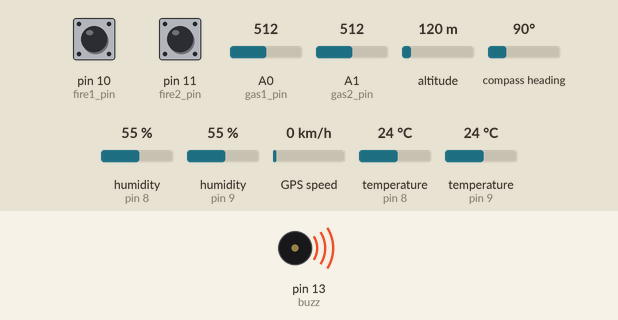
This sketch was run on a simulated Arduino Uno, built with avr-gcc and run on an emulated ATmega328P. Parts: buzzer (waves = sounding, pin HIGH). The test bench sets the inputs (shaded band); at power-on: pin 10 (fire1_pin) HIGH, pin 11 (fire2_pin) HIGH, A0 (gas1_pin) = 512, A1 (gas2_pin) = 512, altitude 120 m, compass heading 90°, humidity (sensors on pin 8, pin 9) 55 %, GPS speed 0 km/h, temperature (sensors on pin 8, pin 9) 24 °C. EEPROM starts erased; the GPS gets a fix after 3 s at 37.7749, -122.4194 with 8 satellites; the modem accepts every AT command (registered, SIM ready, sends succeed) and sends nothing else; what the sketch prints to the serial monitor is not drawn.

Above: at 0.1 s.
Timing chart, 0 to 1.6 s (numbered marks = the images above):
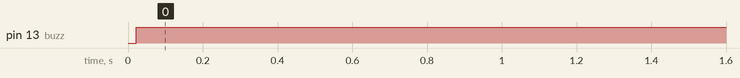

The sketch:

SystemController.ino
```cpp
#include <EEPROM.h>
//gsm
#include <SoftwareSerial.h>
SoftwareSerial sim(4, 5);
String number_call = "+966530103670";
String number_sms1 = "+966502915792";
String number_sms2 = "+966539010400";
String number_sms3 = "+966561895785";
String number_sms4 = "+966531688656";

//gps
#include "TinyGPS++.h"
SoftwareSerial sgps(3, 2);

TinyGPSPlus gps;
String Latitude = "", Longitude = "";
String saved_Latitude = "", saved_Longitude = "";

#define fire1_pin 10
#define fire2_pin 11
#define gas1_pin A0
#define gas2_pin A1
#define buzz 13
int fire1, fire2, gas1, gas2;

unsigned long read_sensor_delay = 0, send_data_delay = 0, send_msg_delay = 0, call_delay = 0;

SoftwareSerial wifi(6, 7);
int alarm_status = 0;


#include "DHT.h"
#define DHTPIN1 8
#define DHTPIN2 9
#define DHTTYPE DHT11

DHT dht1(DHTPIN1, DHTTYPE);
DHT dht2(DHTPIN2, DHTTYPE);

int temp1, hum1;
int temp2, hum2;

void setup() {
  Serial.begin(9600);
  wifi.begin(115200);
  sim.begin(9600);
  sgps.begin(9600);
  sgps.listen();
  dht1.begin();
  dht2.begin();

  pinMode(fire1, INPUT);
  pinMode(fire2, INPUT);
  pinMode(gas1, INPUT);
  pinMode(gas2, INPUT);
  pinMode(buzz, OUTPUT);
}


void loop() {

  get_gps();
  read_sensor();
  check_alarm();

  if (alarm_status == 3) {
    digitalWrite(buzz, 1);
    if (millis() - send_msg_delay > 30000) {
      send_sms(number_sms1);
      send_sms(number_sms2);
      send_sms(number_sms3);
      send_sms(number_sms4);
      send_msg_delay = millis();
    }
    if (millis() - call_delay > 60000) {
      call_number(number_call);
      call_delay = millis();
    }
  } else if (alarm_status == 2) {
    digitalWrite(buzz, 1); //// Activate the buzzer by setting the output pin to HIGH.
    if (millis() - send_msg_delay > 30000) {
      send_sms(number_sms1);
      send_sms(number_sms2);
      send_sms(number_sms3);
      send_sms(number_sms4);
      send_msg_delay = millis();
    }
  } /*else if (alarm_status == 1) {
    digitalWrite(buzz, 1);
  } */else {
    digitalWrite(buzz, 0);
  }


  // send data to wifi every 5 sec
  if (millis() - send_data_delay > 5000) {
    Serial.println("sending to wifi .......");
    wifi.print(String(alarm_status) + "," + String(saved_Latitude) + "," + String(saved_Longitude) + "," + String(fire1) + "," + String(fire2) + "," + String(gas1) + "," + String(gas2) + "," + String(temp1) + "," + String(hum1) + "," + String(temp2) + "," + String(hum2) + ",");
    send_data_delay = millis();
  }
}


void read_sensor() {

  if (millis() - read_sensor_delay > 1000) {


    fire1 = digitalRead(fire1_pin);
    fire2 = digitalRead(fire2_pin);
    gas1 = analogRead(gas1_pin);
    gas2 = analogRead(gas2_pin);

    gas1=map(gas1,300,1023,0,100);
    gas1=constrain(gas1,0,100);
    gas2=map(gas2,300,1023,0,100);
    gas2=constrain(gas2,0,100);


    int test_temp = dht1.readTemperature();
    int test_hum = dht1.readHumidity();
    if (isnan(test_temp) || isnan(test_hum)) {
      return;
    }
    temp1 = test_temp;
    hum1 = test_hum;

    test_temp = dht2.readTemperature();
    test_hum = dht2.readHumidity();
    if (isnan(test_temp) || isnan(test_hum)) {
      return;
    }
    temp2 = test_temp;
    hum2 = test_hum;


    Serial.print("F1: ");
    Serial.print(fire1);
    Serial.print("  F2: ");
    Serial.print(fire2);
    Serial.print("  G1: ");
    Serial.print(gas1);
    Serial.print("  G2: ");
    Serial.print(gas2);
    Serial.print("  T1: ");
    Serial.print(temp1);
    Serial.print(" H1: ");
    Serial.print(hum1);
    Serial.print("  T2: ");
    Serial.print(temp2);
    Serial.print(" H2: ");
    Serial.print(hum2);
    Serial.println();

    //////////////////

    read_sensor_delay = millis();
  }
}

void check_alarm() {
  if (check_temp() == 3 || check_humidity() == 3 || check_gas() == 3 || check_fire) {
    alarm_status = 3;
  } else if (check_temp() == 2 || check_humidity() == 2 || check_gas() == 2) {
    alarm_status = 2;
  } else if (check_temp() == 1 || check_humidity() == 1 || check_gas() == 1) {
    alarm_status = 1;
  } else {
    alarm_status = 0;
  }
}

int check_temp() {
  int status = 0;
  if ((temp1 >= 10 && temp1 < 20) || (temp1 >= 35 && temp1 < 40) || (temp2 >= 10 && temp2 < 20) || (temp2 >= 35 && temp2 < 40)) {
    status = 1;
  }
  if ((temp1 >= 5 && temp1 < 10) || (temp1 >= 40 && temp1 < 45) || (temp2 >= 5 && temp2 < 10) || (temp2 >= 40 && temp2 < 45)) {
    status = 2;
  }
  if ((temp1 < 5 || temp1 >= 45) || (temp2 < 5 || temp2 >= 45)) {
    status = 3;
  }
  return status;
}

int check_humidity() {
  int status = 0;
  if ((hum1 >= 30 && hum1 < 40) || (hum1 >= 60 && hum1 < 70) || (hum2 >= 30 && hum2 < 40) || (hum2 >= 60 && hum2 < 70)) {
    status = 1;
  }
  if ((hum1 >= 20 && hum1 < 30) || (hum1 >= 70 && hum1 < 80) || (hum2 >= 20 && hum2 < 30) || (hum2 >= 70 && hum2 < 80)) {
    status = 2;
  }
  if ((hum1 < 20 || hum1 >= 80) || (hum2 < 20 || hum2 >= 80)) {
    status = 3;
  }
  return status;
}

int check_gas() {
  int status = 0;

  if ((gas1 > 10 || gas1 <= 40) || (gas2 > 10 || gas2 <= 40)) {
    status = 1;
  }
  if ((gas1 > 40 || gas1 <= 80) || (gas2 > 40 || gas2 <= 80)) {
    status = 2;
  }
  if (gas1 > 80 || gas2 > 80) {
    status = 3;
  }
  return status;
}

bool check_fire() {
  bool status = false;
  if (fire1 || fire2) status = true;
  return status;
}

void get_gps() {
  sgps.listen();
  while (sgps.available()) {
    gps.encode(sgps.read());
  }
  if (gps.location.isUpdated()) {

    Latitude = String(gps.location.lat(), 6);
    Longitude = String(gps.location.lng(), 6);

    /*  Serial.print("Latitude: ");
    Serial.print(Latitude);
    Serial.print("  Longitude: ");
    Serial.println(Longitude);*/

    //write to eeprom
    write_to_memory_lat(Latitude);
    write_to_memory_lon(Longitude);
    saved_Latitude = Latitude;
    saved_Longitude = Longitude;


  } else {
    //read from eeprom
    saved_Latitude = read_from_memory_lat();
    saved_Longitude = read_from_memory_lon();
   /* Serial.print("saved_Latitude: ");
    Serial.print(saved_Latitude);
    Serial.print("  saved_Longitude: ");
    Serial.println(saved_Longitude);*/
  }
}


String read_from_memory_lat() {
  // 35.132456
  String num = "";
  num += (char)EEPROM.read(1);
  num += (char)EEPROM.read(2);
  num += '.';
  num += (char)EEPROM.read(3);
  num += (char)EEPROM.read(4);
  num += (char)EEPROM.read(5);
  num += (char)EEPROM.read(6);
  num += (char)EEPROM.read(7);
  num += (char)EEPROM.read(8);
  return num;
}

String read_from_memory_lon() {

  String num = "";
  num += (char)EEPROM.read(11);
  num += (char)EEPROM.read(12);
  num += '.';
  num += (char)EEPROM.read(13);
  num += (char)EEPROM.read(14);
  num += (char)EEPROM.read(15);
  num += (char)EEPROM.read(16);
  num += (char)EEPROM.read(17);
  num += (char)EEPROM.read(18);
  return num;
}

void write_to_memory_lat(String num) {
  //xx,xxxxxx
  EEPROM.write(1, num[0]);
  EEPROM.write(2, num[1]);

  EEPROM.write(3, num[3]);
  EEPROM.write(4, num[4]);
  EEPROM.write(5, num[5]);
  EEPROM.write(6, num[6]);
  EEPROM.write(7, num[7]);
  EEPROM.write(8, num[8]);
}

void write_to_memory_lon(String num) {
  //xx,xxxxxx
  EEPROM.write(11, num[0]);
  EEPROM.write(12, num[1]);

  EEPROM.write(13, num[3]);
  EEPROM.write(14, num[4]);
  EEPROM.write(15, num[5]);
  EEPROM.write(16, num[6]);
  EEPROM.write(17, num[7]);
  EEPROM.write(18, num[8]);
}

void send_sms(String number) {
  Serial.println(">>>>>>>>>>>>>> send sms >>>>>>>>>>>>>>>>");
  sim.println("AT+CMGF=1");
  delay(200);
  sim.println("AT+CMGS=\"" + number + "\"\r");
  delay(100);
  sim.println("There is an emergency level " + String(alarm_status) + ", please evacuate the building immediately.");
  sim.println((char)26);
  delay(3000);
}

void call_number(String number) {
  sim.print(F("ATD"));
  sim.print(number);
  sim.print(F(";\r\n"));
  //delay(10000);
  //sim.println("ATH");
}
```

Measured:
- by itself, pin 13 (buzz): LOW → HIGH at 0.02 s
